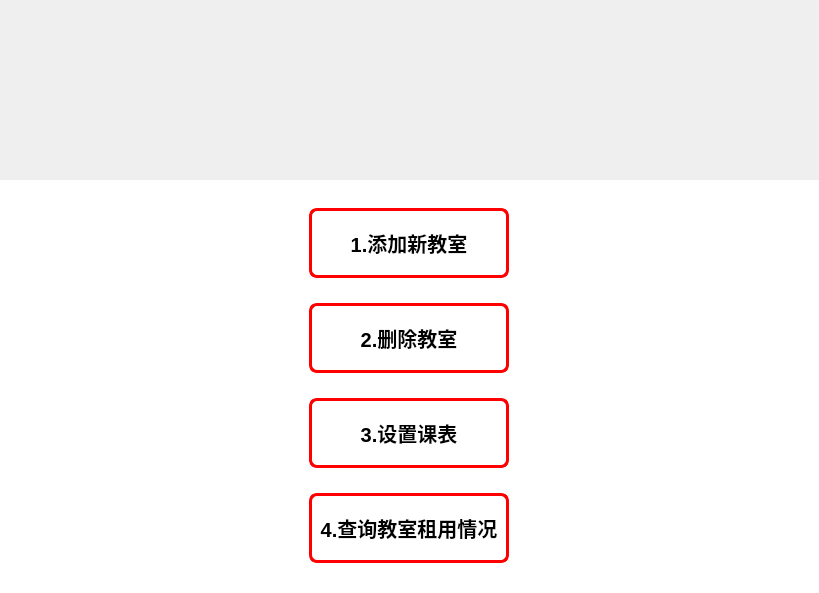
<?xml version="1.0" encoding="UTF-8"?>
<ui version="4.0">
 <class>SuperUser</class>
 <widget class="QWidget" name="SuperUser">
  <property name="geometry">
   <rect>
    <x>0</x>
    <y>0</y>
    <width>819</width>
    <height>593</height>
   </rect>
  </property>
  <property name="windowTitle">
   <string>Form</string>
  </property>
  <property name="layoutDirection">
   <enum>Qt::RightToLeft</enum>
  </property>
  <layout class="QVBoxLayout" name="verticalLayout">
   <property name="spacing">
    <number>0</number>
   </property>
   <property name="leftMargin">
    <number>0</number>
   </property>
   <property name="topMargin">
    <number>0</number>
   </property>
   <property name="rightMargin">
    <number>0</number>
   </property>
   <property name="bottomMargin">
    <number>0</number>
   </property>
   <item>
    <widget class="TextScroll" name="upLabel">
     <property name="sizePolicy">
      <sizepolicy hsizetype="Ignored" vsizetype="Expanding">
       <horstretch>0</horstretch>
       <verstretch>0</verstretch>
      </sizepolicy>
     </property>
     <property name="minimumSize">
      <size>
       <width>0</width>
       <height>180</height>
      </size>
     </property>
     <property name="maximumSize">
      <size>
       <width>16777215</width>
       <height>180</height>
      </size>
     </property>
     <property name="styleSheet">
      <string notr="true"/>
     </property>
     <property name="frameShape">
      <enum>QFrame::NoFrame</enum>
     </property>
     <property name="text">
      <string/>
     </property>
     <property name="alignment">
      <set>Qt::AlignCenter</set>
     </property>
     <property name="wordWrap">
      <bool>false</bool>
     </property>
    </widget>
   </item>
   <item>
    <widget class="QStackedWidget" name="stackedWidget">
     <property name="enabled">
      <bool>true</bool>
     </property>
     <property name="sizePolicy">
      <sizepolicy hsizetype="Preferred" vsizetype="Preferred">
       <horstretch>0</horstretch>
       <verstretch>0</verstretch>
      </sizepolicy>
     </property>
     <property name="focusPolicy">
      <enum>Qt::NoFocus</enum>
     </property>
     <property name="acceptDrops">
      <bool>false</bool>
     </property>
     <property name="layoutDirection">
      <enum>Qt::LeftToRight</enum>
     </property>
     <property name="autoFillBackground">
      <bool>false</bool>
     </property>
     <property name="styleSheet">
      <string notr="true"/>
     </property>
     <property name="frameShape">
      <enum>QFrame::NoFrame</enum>
     </property>
     <property name="frameShadow">
      <enum>QFrame::Plain</enum>
     </property>
     <property name="currentIndex">
      <number>0</number>
     </property>
     <widget class="QWidget" name="homePage">
      <property name="styleSheet">
       <string notr="true">QWidget{
background:rgba(255,255,255,1);
}</string>
      </property>
      <layout class="QGridLayout" name="gridLayout">
       <item row="0" column="0">
        <widget class="QPushButton" name="btnAddClass">
         <property name="enabled">
          <bool>true</bool>
         </property>
         <property name="minimumSize">
          <size>
           <width>200</width>
           <height>70</height>
          </size>
         </property>
         <property name="maximumSize">
          <size>
           <width>200</width>
           <height>70</height>
          </size>
         </property>
         <property name="focusPolicy">
          <enum>Qt::NoFocus</enum>
         </property>
         <property name="contextMenuPolicy">
          <enum>Qt::DefaultContextMenu</enum>
         </property>
         <property name="layoutDirection">
          <enum>Qt::LeftToRight</enum>
         </property>
         <property name="autoFillBackground">
          <bool>false</bool>
         </property>
         <property name="styleSheet">
          <string notr="true">QPushButton
{
    background-color:rgba(255, 255 , 255,70%);
	font: bold 20px;
	border:3px solid red;
    border-radius:8px;
}

QPushButton:hover
{
	background-color:rgba(255, 0 , 0,5%);
    color:rgb(0 , 0 , 255);
}

QPushButton:pressed
{
    color:rgb(0 , 109 , 176);
}</string>
         </property>
         <property name="inputMethodHints">
          <set>Qt::ImhNone</set>
         </property>
         <property name="text">
          <string>1.添加新教室</string>
         </property>
         <property name="autoRepeatDelay">
          <number>300</number>
         </property>
         <property name="autoDefault">
          <bool>false</bool>
         </property>
         <property name="default">
          <bool>false</bool>
         </property>
        </widget>
       </item>
       <item row="1" column="0">
        <widget class="QPushButton" name="btnDelClass">
         <property name="minimumSize">
          <size>
           <width>200</width>
           <height>70</height>
          </size>
         </property>
         <property name="maximumSize">
          <size>
           <width>200</width>
           <height>70</height>
          </size>
         </property>
         <property name="styleSheet">
          <string notr="true">QPushButton
{
    background-color:rgba(255, 255 , 255,70%);
	font: bold 20px;
	border:3px solid red;
    border-radius:8px;
}

QPushButton:hover
{
	background-color:rgba(255, 0 , 0,5%);
    color:rgb(0 , 0 , 255);
}

QPushButton:pressed
{
    color:rgb(0 , 109 , 176);
}</string>
         </property>
         <property name="text">
          <string>2.删除教室</string>
         </property>
        </widget>
       </item>
       <item row="2" column="0">
        <widget class="QPushButton" name="btnSetTimetable">
         <property name="minimumSize">
          <size>
           <width>200</width>
           <height>70</height>
          </size>
         </property>
         <property name="maximumSize">
          <size>
           <width>200</width>
           <height>70</height>
          </size>
         </property>
         <property name="styleSheet">
          <string notr="true">QPushButton
{
    background-color:rgba(255, 255 , 255,70%);
	font: bold 20px;
	border:3px solid red;
    border-radius:8px;
}

QPushButton:hover
{
	background-color:rgba(255, 0 , 0,5%);
    color:rgb(0 , 0 , 255);
}

QPushButton:pressed
{
    color:rgb(0 , 109 , 176);
}</string>
         </property>
         <property name="text">
          <string>3.设置课表</string>
         </property>
        </widget>
       </item>
       <item row="3" column="0">
        <widget class="QPushButton" name="btnFindTimetable">
         <property name="minimumSize">
          <size>
           <width>200</width>
           <height>70</height>
          </size>
         </property>
         <property name="maximumSize">
          <size>
           <width>200</width>
           <height>70</height>
          </size>
         </property>
         <property name="styleSheet">
          <string notr="true">QPushButton
{
    background-color:rgba(255, 255 , 255,70%);
	font: bold 20px;
	border:3px solid red;
    border-radius:8px;
}

QPushButton:hover
{
	background-color:rgba(255, 0 , 0,5%);
    color:rgb(0 , 0 , 255);
}

QPushButton:pressed
{
    color:rgb(0 , 109 , 176);
}</string>
         </property>
         <property name="text">
          <string>4.查询教室租用情况</string>
         </property>
        </widget>
       </item>
      </layout>
     </widget>
     <widget class="QWidget" name="addClassPage">
      <layout class="QVBoxLayout" name="verticalLayout_2">
       <item>
        <widget class="QFrame" name="frame_2">
         <property name="frameShape">
          <enum>QFrame::StyledPanel</enum>
         </property>
         <property name="frameShadow">
          <enum>QFrame::Raised</enum>
         </property>
         <widget class="QTableView" name="tableView">
          <property name="geometry">
           <rect>
            <x>10</x>
            <y>100</y>
            <width>771</width>
            <height>281</height>
           </rect>
          </property>
         </widget>
         <widget class="QFrame" name="frame">
          <property name="geometry">
           <rect>
            <x>10</x>
            <y>20</y>
            <width>771</width>
            <height>71</height>
           </rect>
          </property>
          <property name="minimumSize">
           <size>
            <width>0</width>
            <height>0</height>
           </size>
          </property>
          <property name="maximumSize">
           <size>
            <width>16777215</width>
            <height>16777215</height>
           </size>
          </property>
          <property name="frameShape">
           <enum>QFrame::StyledPanel</enum>
          </property>
          <property name="frameShadow">
           <enum>QFrame::Raised</enum>
          </property>
          <widget class="QLabel" name="label_2">
           <property name="geometry">
            <rect>
             <x>210</x>
             <y>10</y>
             <width>130</width>
             <height>30</height>
            </rect>
           </property>
           <property name="minimumSize">
            <size>
             <width>130</width>
             <height>30</height>
            </size>
           </property>
           <property name="maximumSize">
            <size>
             <width>130</width>
             <height>30</height>
            </size>
           </property>
           <property name="font">
            <font>
             <pointsize>12</pointsize>
            </font>
           </property>
           <property name="text">
            <string>添加教室名称</string>
           </property>
           <property name="alignment">
            <set>Qt::AlignCenter</set>
           </property>
          </widget>
          <widget class="QLineEdit" name="lineEdit">
           <property name="geometry">
            <rect>
             <x>340</x>
             <y>10</y>
             <width>130</width>
             <height>30</height>
            </rect>
           </property>
           <property name="minimumSize">
            <size>
             <width>130</width>
             <height>30</height>
            </size>
           </property>
           <property name="maximumSize">
            <size>
             <width>130</width>
             <height>30</height>
            </size>
           </property>
          </widget>
          <widget class="QPushButton" name="pushButton">
           <property name="geometry">
            <rect>
             <x>620</x>
             <y>10</y>
             <width>130</width>
             <height>30</height>
            </rect>
           </property>
           <property name="minimumSize">
            <size>
             <width>130</width>
             <height>30</height>
            </size>
           </property>
           <property name="maximumSize">
            <size>
             <width>130</width>
             <height>30</height>
            </size>
           </property>
           <property name="text">
            <string>保存</string>
           </property>
          </widget>
          <widget class="QPushButton" name="btnhome">
           <property name="geometry">
            <rect>
             <x>0</x>
             <y>10</y>
             <width>130</width>
             <height>30</height>
            </rect>
           </property>
           <property name="minimumSize">
            <size>
             <width>130</width>
             <height>30</height>
            </size>
           </property>
           <property name="maximumSize">
            <size>
             <width>130</width>
             <height>30</height>
            </size>
           </property>
           <property name="text">
            <string>首页</string>
           </property>
          </widget>
         </widget>
        </widget>
       </item>
      </layout>
     </widget>
     <widget class="QWidget" name="delClassPage">
      <widget class="QFrame" name="frame_3">
       <property name="geometry">
        <rect>
         <x>10</x>
         <y>10</y>
         <width>791</width>
         <height>391</height>
        </rect>
       </property>
       <property name="frameShape">
        <enum>QFrame::StyledPanel</enum>
       </property>
       <property name="frameShadow">
        <enum>QFrame::Raised</enum>
       </property>
       <widget class="QFrame" name="frame_4">
        <property name="geometry">
         <rect>
          <x>0</x>
          <y>10</y>
          <width>781</width>
          <height>51</height>
         </rect>
        </property>
        <property name="frameShape">
         <enum>QFrame::StyledPanel</enum>
        </property>
        <property name="frameShadow">
         <enum>QFrame::Raised</enum>
        </property>
        <widget class="QPushButton" name="btnhome_2">
         <property name="geometry">
          <rect>
           <x>10</x>
           <y>10</y>
           <width>130</width>
           <height>30</height>
          </rect>
         </property>
         <property name="minimumSize">
          <size>
           <width>130</width>
           <height>30</height>
          </size>
         </property>
         <property name="maximumSize">
          <size>
           <width>130</width>
           <height>30</height>
          </size>
         </property>
         <property name="text">
          <string>首页</string>
         </property>
        </widget>
        <widget class="QLabel" name="label">
         <property name="geometry">
          <rect>
           <x>230</x>
           <y>10</y>
           <width>130</width>
           <height>30</height>
          </rect>
         </property>
         <property name="minimumSize">
          <size>
           <width>130</width>
           <height>30</height>
          </size>
         </property>
         <property name="maximumSize">
          <size>
           <width>130</width>
           <height>30</height>
          </size>
         </property>
         <property name="text">
          <string>删除教室名称</string>
         </property>
        </widget>
        <widget class="QLineEdit" name="lineEdit_2">
         <property name="geometry">
          <rect>
           <x>340</x>
           <y>10</y>
           <width>130</width>
           <height>30</height>
          </rect>
         </property>
         <property name="minimumSize">
          <size>
           <width>130</width>
           <height>30</height>
          </size>
         </property>
         <property name="maximumSize">
          <size>
           <width>130</width>
           <height>30</height>
          </size>
         </property>
        </widget>
        <widget class="QPushButton" name="pushButton_2">
         <property name="geometry">
          <rect>
           <x>640</x>
           <y>10</y>
           <width>130</width>
           <height>30</height>
          </rect>
         </property>
         <property name="minimumSize">
          <size>
           <width>130</width>
           <height>30</height>
          </size>
         </property>
         <property name="maximumSize">
          <size>
           <width>130</width>
           <height>30</height>
          </size>
         </property>
         <property name="text">
          <string>保存</string>
         </property>
        </widget>
       </widget>
       <widget class="QTableView" name="tableView_2">
        <property name="geometry">
         <rect>
          <x>10</x>
          <y>70</y>
          <width>771</width>
          <height>301</height>
         </rect>
        </property>
        <property name="styleSheet">
         <string notr="true">QTableView{
        border:none;
        background:white;
}
QTableView::item:selected{
        color:white;
        background:rgb(34, 175, 75);    
}</string>
        </property>
       </widget>
      </widget>
     </widget>
     <widget class="QWidget" name="setTimetablePage">
      <property name="styleSheet">
       <string notr="true"/>
      </property>
      <widget class="QFrame" name="frame_5">
       <property name="geometry">
        <rect>
         <x>10</x>
         <y>10</y>
         <width>791</width>
         <height>391</height>
        </rect>
       </property>
       <property name="frameShape">
        <enum>QFrame::StyledPanel</enum>
       </property>
       <property name="frameShadow">
        <enum>QFrame::Raised</enum>
       </property>
       <widget class="QFrame" name="frame_6">
        <property name="geometry">
         <rect>
          <x>10</x>
          <y>10</y>
          <width>771</width>
          <height>61</height>
         </rect>
        </property>
        <property name="frameShape">
         <enum>QFrame::StyledPanel</enum>
        </property>
        <property name="frameShadow">
         <enum>QFrame::Raised</enum>
        </property>
        <widget class="QPushButton" name="btnhome_3">
         <property name="geometry">
          <rect>
           <x>0</x>
           <y>10</y>
           <width>130</width>
           <height>30</height>
          </rect>
         </property>
         <property name="minimumSize">
          <size>
           <width>130</width>
           <height>30</height>
          </size>
         </property>
         <property name="maximumSize">
          <size>
           <width>130</width>
           <height>30</height>
          </size>
         </property>
         <property name="text">
          <string>首页</string>
         </property>
        </widget>
        <widget class="QLabel" name="label_3">
         <property name="geometry">
          <rect>
           <x>230</x>
           <y>20</y>
           <width>72</width>
           <height>15</height>
          </rect>
         </property>
         <property name="text">
          <string>请输入教室</string>
         </property>
        </widget>
        <widget class="QLineEdit" name="lineEdit_3">
         <property name="geometry">
          <rect>
           <x>320</x>
           <y>10</y>
           <width>130</width>
           <height>30</height>
          </rect>
         </property>
         <property name="minimumSize">
          <size>
           <width>130</width>
           <height>30</height>
          </size>
         </property>
         <property name="maximumSize">
          <size>
           <width>130</width>
           <height>30</height>
          </size>
         </property>
        </widget>
        <widget class="QPushButton" name="pushButton_3">
         <property name="geometry">
          <rect>
           <x>640</x>
           <y>10</y>
           <width>130</width>
           <height>30</height>
          </rect>
         </property>
         <property name="minimumSize">
          <size>
           <width>130</width>
           <height>30</height>
          </size>
         </property>
         <property name="maximumSize">
          <size>
           <width>130</width>
           <height>30</height>
          </size>
         </property>
         <property name="text">
          <string>保存</string>
         </property>
        </widget>
       </widget>
       <widget class="QTableView" name="tableView_3">
        <property name="geometry">
         <rect>
          <x>10</x>
          <y>80</y>
          <width>181</width>
          <height>301</height>
         </rect>
        </property>
       </widget>
       <widget class="QTextEdit" name="textEdit">
        <property name="geometry">
         <rect>
          <x>200</x>
          <y>80</y>
          <width>571</width>
          <height>301</height>
         </rect>
        </property>
        <property name="font">
         <font>
          <pointsize>14</pointsize>
         </font>
        </property>
        <property name="html">
         <string>&lt;!DOCTYPE HTML PUBLIC &quot;-//W3C//DTD HTML 4.0//EN&quot; &quot;http://www.w3.org/TR/REC-html40/strict.dtd&quot;&gt;
&lt;html&gt;&lt;head&gt;&lt;meta name=&quot;qrichtext&quot; content=&quot;1&quot; /&gt;&lt;style type=&quot;text/css&quot;&gt;
p, li { white-space: pre-wrap; }
&lt;/style&gt;&lt;/head&gt;&lt;body style=&quot; font-family:'SimSun'; font-size:14pt; font-weight:400; font-style:normal;&quot;&gt;
&lt;p style=&quot;-qt-paragraph-type:empty; margin-top:0px; margin-bottom:0px; margin-left:0px; margin-right:0px; -qt-block-indent:0; text-indent:0px; font-family:'SimSun';&quot;&gt;&lt;br /&gt;&lt;/p&gt;&lt;/body&gt;&lt;/html&gt;</string>
        </property>
        <property name="placeholderText">
         <string/>
        </property>
       </widget>
      </widget>
     </widget>
     <widget class="QWidget" name="findTimetablePage">
      <property name="styleSheet">
       <string notr="true">#findTimetablePage{
background:rgba(255,255,255,1);
}</string>
      </property>
      <widget class="QFrame" name="frame_7">
       <property name="geometry">
        <rect>
         <x>10</x>
         <y>20</y>
         <width>781</width>
         <height>381</height>
        </rect>
       </property>
       <property name="frameShape">
        <enum>QFrame::StyledPanel</enum>
       </property>
       <property name="frameShadow">
        <enum>QFrame::Raised</enum>
       </property>
       <widget class="QFrame" name="frame_8">
        <property name="geometry">
         <rect>
          <x>0</x>
          <y>10</y>
          <width>771</width>
          <height>61</height>
         </rect>
        </property>
        <property name="sizePolicy">
         <sizepolicy hsizetype="Preferred" vsizetype="Preferred">
          <horstretch>0</horstretch>
          <verstretch>0</verstretch>
         </sizepolicy>
        </property>
        <property name="frameShape">
         <enum>QFrame::StyledPanel</enum>
        </property>
        <property name="frameShadow">
         <enum>QFrame::Raised</enum>
        </property>
        <widget class="QPushButton" name="btnhome_4">
         <property name="geometry">
          <rect>
           <x>10</x>
           <y>10</y>
           <width>130</width>
           <height>30</height>
          </rect>
         </property>
         <property name="minimumSize">
          <size>
           <width>130</width>
           <height>30</height>
          </size>
         </property>
         <property name="maximumSize">
          <size>
           <width>130</width>
           <height>30</height>
          </size>
         </property>
         <property name="text">
          <string>首页</string>
         </property>
        </widget>
        <widget class="QLabel" name="label_4">
         <property name="geometry">
          <rect>
           <x>250</x>
           <y>20</y>
           <width>72</width>
           <height>15</height>
          </rect>
         </property>
         <property name="text">
          <string>请输入教室</string>
         </property>
        </widget>
        <widget class="QLineEdit" name="lineEdit_4">
         <property name="geometry">
          <rect>
           <x>330</x>
           <y>10</y>
           <width>130</width>
           <height>30</height>
          </rect>
         </property>
         <property name="minimumSize">
          <size>
           <width>130</width>
           <height>30</height>
          </size>
         </property>
         <property name="maximumSize">
          <size>
           <width>130</width>
           <height>30</height>
          </size>
         </property>
        </widget>
        <widget class="QPushButton" name="pushButton_4">
         <property name="geometry">
          <rect>
           <x>640</x>
           <y>10</y>
           <width>130</width>
           <height>30</height>
          </rect>
         </property>
         <property name="minimumSize">
          <size>
           <width>130</width>
           <height>30</height>
          </size>
         </property>
         <property name="maximumSize">
          <size>
           <width>130</width>
           <height>30</height>
          </size>
         </property>
         <property name="text">
          <string>查询</string>
         </property>
        </widget>
       </widget>
       <widget class="QTableView" name="tableView_4">
        <property name="geometry">
         <rect>
          <x>10</x>
          <y>80</y>
          <width>761</width>
          <height>291</height>
         </rect>
        </property>
       </widget>
      </widget>
     </widget>
    </widget>
   </item>
  </layout>
 </widget>
 <customwidgets>
  <customwidget>
   <class>TextScroll</class>
   <extends>QLabel</extends>
   <header location="global">TextScroll.h</header>
  </customwidget>
 </customwidgets>
 <resources/>
 <connections/>
</ui>
